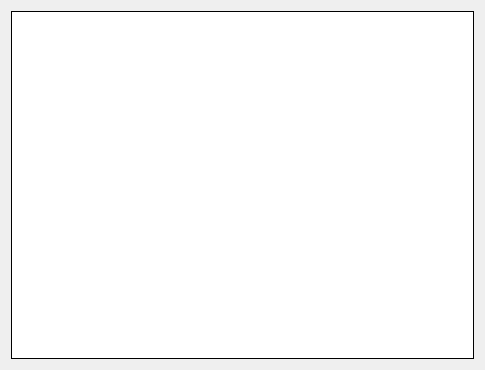
<?xml version="1.0" encoding="UTF-8"?>
<ui version="4.0">
 <class>PlotWindow</class>
 <widget class="QWidget" name="PlotWindow">
  <property name="geometry">
   <rect>
    <x>0</x>
    <y>0</y>
    <width>485</width>
    <height>370</height>
   </rect>
  </property>
  <property name="windowTitle">
   <string>Out</string>
  </property>
  <layout class="QVBoxLayout" name="verticalLayout">
   <item>
    <widget class="QFrame" name="frame">
     <property name="autoFillBackground">
      <bool>false</bool>
     </property>
     <property name="styleSheet">
      <string notr="true">QFrame{
	border-color: rgb(71, 71, 71);
	background-color: rgb(255, 255, 255);
}</string>
     </property>
     <property name="frameShape">
      <enum>QFrame::Box</enum>
     </property>
     <property name="frameShadow">
      <enum>QFrame::Plain</enum>
     </property>
     <layout class="QVBoxLayout" name="verticalLayout_2">
      <property name="rightMargin">
       <number>30</number>
      </property>
      <item>
       <widget class="Plot" name="plot" native="true"/>
      </item>
     </layout>
    </widget>
   </item>
  </layout>
 </widget>
 <layoutdefault spacing="6" margin="11"/>
 <customwidgets>
  <customwidget>
   <class>Plot</class>
   <extends>QWidget</extends>
   <header>plot.h</header>
   <container>1</container>
  </customwidget>
 </customwidgets>
 <resources/>
 <connections/>
</ui>
